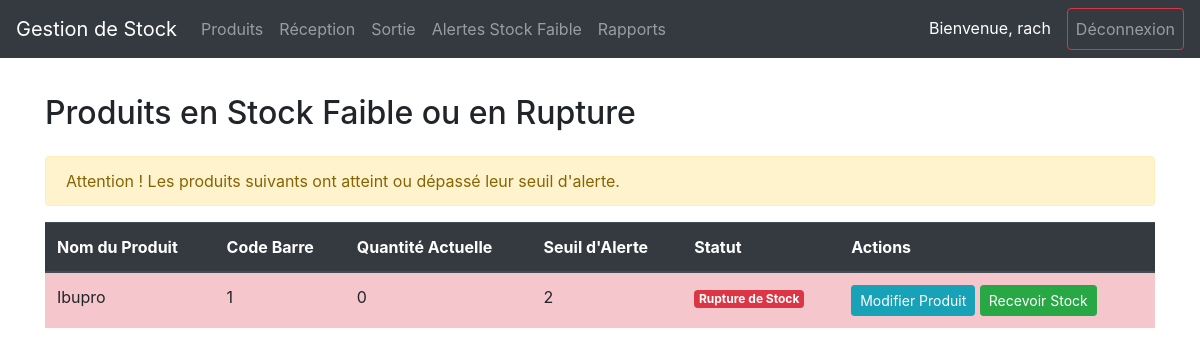
The app's page /alerts/ (signed in) with its own data.
### inventory/models.py (models this page shows, shortened)
class Produit(models.Model):
    nom = models.CharField(max_length=200)
    description = models.TextField(blank=True, null=True)
    code_barre = models.CharField(max_length=100, unique=True)
    prix_unitaire = models.DecimalField(max_digits=10, decimal_places=2)
    quantite_actuelle = models.IntegerField(default=0, editable=False) # editable=False cache ce champ dans les formulaires admin par défaut
    seuil_alerte_faible = models.IntegerField(default=10)
    categorie = models.ForeignKey(Categorie, on_delete=models.SET_NULL, null=True, blank=True)
    class Meta:
        verbose_name_plural = "Produits"
    @property
    def est_en_rupture(self):
        return self.quantite_actuelle == 0

### inventory/views.py (the view)
# urls.py: path('alerts/', views.alert_list_view, name='alert_list'),
@login_required
def alert_list_view(request):
    low_stock_products = Produit.objects.filter(
        models.Q(quantite_actuelle__lte=models.F('seuil_alerte_faible'))
    ).order_by('nom')
    context = {
        'low_stock_products': low_stock_products,
    }
    return render(request, 'inventory/alert_list.html', context)

### inventory/templates/inventory/alert_list.html (shortened to what this page needs)
{% extends 'inventory/base.html' %}
{% block content %}
<h2 class="mb-4">Produits en Stock Faible ou en Rupture</h2>
{% if low_stock_products %}
    <p class="alert alert-warning">
        Attention ! Les produits suivants ont atteint ou dépassé leur seuil d'alerte.
    </p>
    <table class="table table-striped table-hover">
        <thead class="thead-dark">
            <tr>
                <th>Nom du Produit</th>
                <th>Code Barre</th>
                <th>Quantité Actuelle</th>
                <th>Seuil d'Alerte</th>
                <th>Statut</th>
                <th>Actions</th>
            </tr>
        </thead>
        <tbody>
            {% for product in low_stock_products %}
            <tr class="{% if product.est_en_rupture %}table-danger{% elif product.est_stock_faible %}table-warning{% endif %}">
                <td>{{ product.nom }}</td>
                <td>{{ product.code_barre }}</td>
                <td>{{ product.quantite_actuelle }}</td>
                <td>{{ product.seuil_alerte_faible }}</td>
                <td>
                    {% if product.est_en_rupture %}
                        <span class="badge badge-danger">Rupture de Stock</span>
                    {% elif product.est_stock_faible %}
                        <span class="badge badge-warning">Stock Faible</span>
                    {% endif %}
                </td>
                <td>
                    <a href="{% url 'product_edit' product.pk %}" class="btn btn-sm btn-info">Modifier Produit</a>
                    <a href="{% url 'stock_in' %}" class="btn btn-sm btn-success">Recevoir Stock</a>
                </td>
            </tr>
            {% endfor %}
        </tbody>
    </table>
{% else %}
    <div class="alert alert-success text-center" role="alert">
        🎉 Félicitations ! Aucun produit en stock faible ou en rupture. Tout va bien !
    </div>
{% endif %}
{% endblock %}

### inventory/templates/inventory/base.html (shortened to what this page needs)
<!DOCTYPE html>
<html lang="fr">
<head>
    <link rel="stylesheet" href="https://stackpath.bootstrapcdn.com/bootstrap/4.5.2/css/bootstrap.min.css">
</head>
<body>
    <nav class="navbar navbar-expand-lg navbar-dark bg-dark fixed-top">
        <a class="navbar-brand" href="{% url 'home' %}">Gestion de Stock</a>
        <div class="collapse navbar-collapse" id="navbarNav">
            <ul class="navbar-nav mr-auto">
                <li class="nav-item">
                    <a class="nav-link" href="{% url 'product_list' %}">Produits</a>
                </li>
                <li class="nav-item">
                    <a class="nav-link" href="{% url 'stock_in' %}">Réception</a>
                </li>
                <li class="nav-item">
                    <a class="nav-link" href="{% url 'stock_out' %}">Sortie</a>
                </li>
                <li class="nav-item">
                    <a class="nav-link" href="{% url 'alert_list' %}">Alertes Stock Faible</a>
                </li>
                <li class="nav-item">
                    <a class="nav-link" href="{% url 'report_generation' %}">Rapports</a>
                </li>
            </ul>
            <ul class="navbar-nav ml-auto">
                {% if user.is_authenticated %}
                    <li class="nav-item">
                        <span class="navbar-text text-white mr-3">Bienvenue, {{ user.username }}</span>
                    </li>
                    <li class="nav-item">
                        <a class="nav-link btn btn-outline-danger" href="{% url 'logout' %}">Déconnexion</a>
                    </li>
                {% else %}
                    <li class="nav-item">
                        <a class="nav-link btn btn-outline-success" href="{% url 'login' %}">Connexion</a>
                    </li>
                {% endif %}
            </ul>
        </div>
    </nav>
    <div class="container mt-4">
        {% block content %}
        {% endblock %}
    </div>
</body>
</html>

### inventory/templates/inventory/base.html (style rules this page uses)
body { padding-top: 70px; }

### records on screen
Produit: nom "Ibupro", code_barre "1", quantite_actuelle "0", seuil_alerte_faible "2", shows "Rupture de Stock"

### other values on screen
{{ user.username }} "rach"
